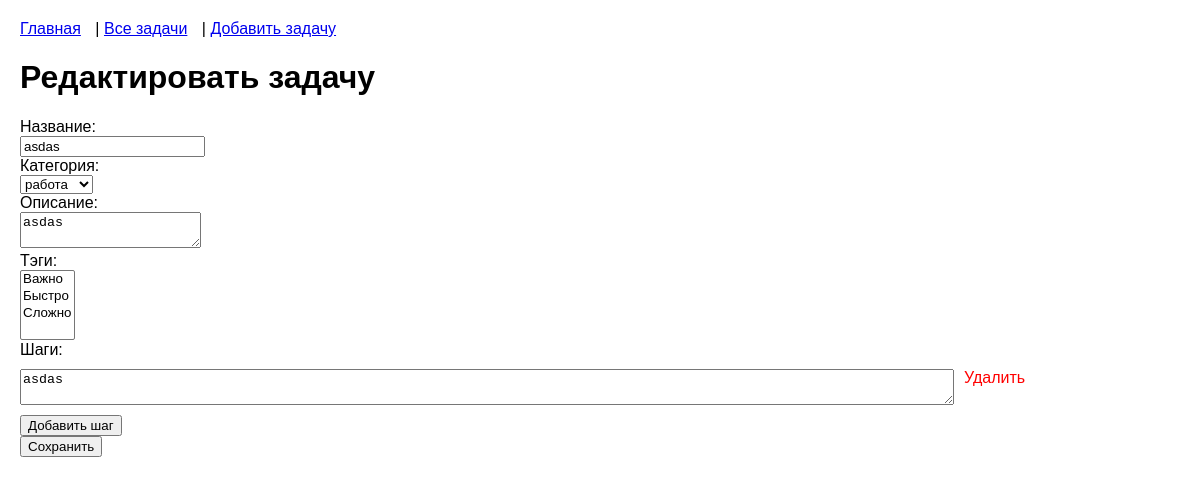
The page /task/edit?id=2 on the database its author committed.
### tables this page shows
CREATE TABLE tasks (
    id INTEGER PRIMARY KEY AUTOINCREMENT,
    title TEXT NOT NULL,
    category_id INTEGER NOT NULL,
    description TEXT,
    tags TEXT,
    steps TEXT,
    created_at TIMESTAMP DEFAULT CURRENT_TIMESTAMP,
    FOREIGN KEY (category_id) REFERENCES categories(id) ON DELETE CASCADE
);

CREATE TABLE categories (
    id INTEGER PRIMARY KEY AUTOINCREMENT,
    name TEXT NOT NULL UNIQUE,
    created_at TIMESTAMP DEFAULT CURRENT_TIMESTAMP
);

### templates/task/edit.php (the view, shortened to what this page needs)
<h1>Редактировать задачу</h1>
<form method="POST" action="/task/edit?id=<?= $task->id ?>">
    <div>
        <label>Название:</label><br>
        <input type="text" name="title" value="<?= htmlspecialchars($task->title) ?>">
    </div>
    <div>
        <label>Категория:</label><br>
        <select name="category_id">
            <?php foreach ($categories as $category): ?>
                <option value="<?= $category->id ?>" <?= $task->category_id == $category->id ? 'selected' : '' ?>>
                    <?= htmlspecialchars($category->name) ?>
                </option>
            <?php endforeach; ?>
        </select>
    </div>
    <div>
        <label>Описание:</label><br>
        <textarea name="description"><?= htmlspecialchars($task->description) ?></textarea>
    </div>
    <div>
        <label>Тэги:</label><br>
        <select name="tags[]" multiple>
            <?php $taskTags = json_decode($task->tags) ?: []; ?>
            <option value="важно" <?= in_array('важно', $taskTags) ? 'selected' : '' ?>>Важно</option>
            <option value="быстро" <?= in_array('быстро', $taskTags) ? 'selected' : '' ?>>Быстро</option>
            <option value="сложно" <?= in_array('сложно', $taskTags) ? 'selected' : '' ?>>Сложно</option>
        </select>
    </div>
    <div>
        <label>Шаги:</label><br>
        <div id="steps">
            <?php foreach (json_decode($task->steps) ?: [] as $step): ?>
                <div class="step">
                    <textarea name="steps[]" rows="2"><?= htmlspecialchars($step) ?></textarea>
                    <span class="remove-step">Удалить</span>
                </div>
            <?php endforeach; ?>
        </div>
        <button type="button" id="add-step">Добавить шаг</button>
    </div>
    <button type="submit">Сохранить</button>
</form>

### templates/layout.php (style rules this page uses)
body { font-family: Arial, sans-serif; margin: 20px; }
.step { margin: 10px 0; display: flex; }
.step textarea { width: 80%; margin-right: 10px; }
.remove-step { color: red; cursor: pointer; }

### rows shown on the page
tasks: title "asdas", category_id "работа", description "asdas", steps "asdas"
